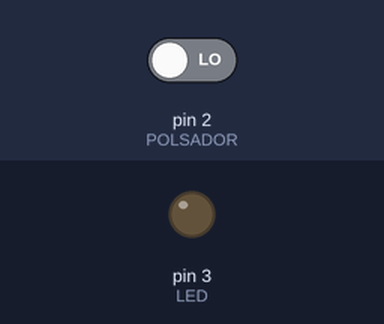
A sketch run on a simulated Arduino Uno, built with avr-gcc and run on an emulated ATmega328P. Shown: output pins drawn as LEDs (lit = HIGH). Inputs (shaded band) come from the test bench; at power-on: pin 2 (POLSADOR) LOW.

Above: at 1.2 s.
1.3 s: pin 2 (POLSADOR) driven HIGH
At 1.6 s:
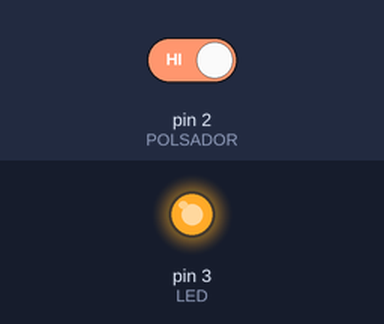
2.8 s: pin 2 (POLSADOR) driven LOW
At 4.0 s:
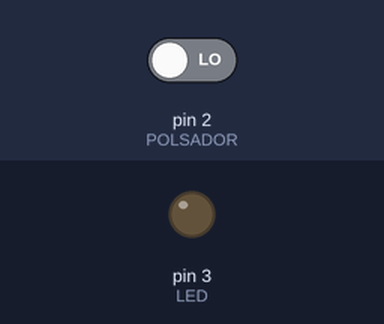
Timing chart, 0 to 5.8 s (numbered marks = the images above; inputs shaded):
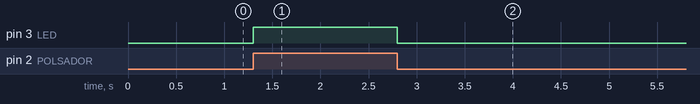

Measured:
- after the input at 1.3 s, pin 3 (LED): LOW → HIGH at once
- after the input at 2.8 s, pin 3 (LED): HIGH → LOW at once

The sketch:

LED_amb_polsador.ino
```cpp
// Constants
int POLSADOR = 2;                 // El polsador està connectat al pin 2
int LED = 3;                      // El LED està connectat al pin 3

void setup() {
  pinMode(POLSADOR, INPUT);       // Definim el polsador com a entrada
  pinMode(LED, OUTPUT);           // Definim el LED com a sortida
}

void loop() {
  if (digitalRead(POLSADOR) == HIGH) { // Si el polsador està apretat...
    digitalWrite(LED, HIGH);      // encenem el LED
  }
  else {                          // En cas contrari...
    digitalWrite(LED, LOW);       // apaguem el LED
  }
}
```
